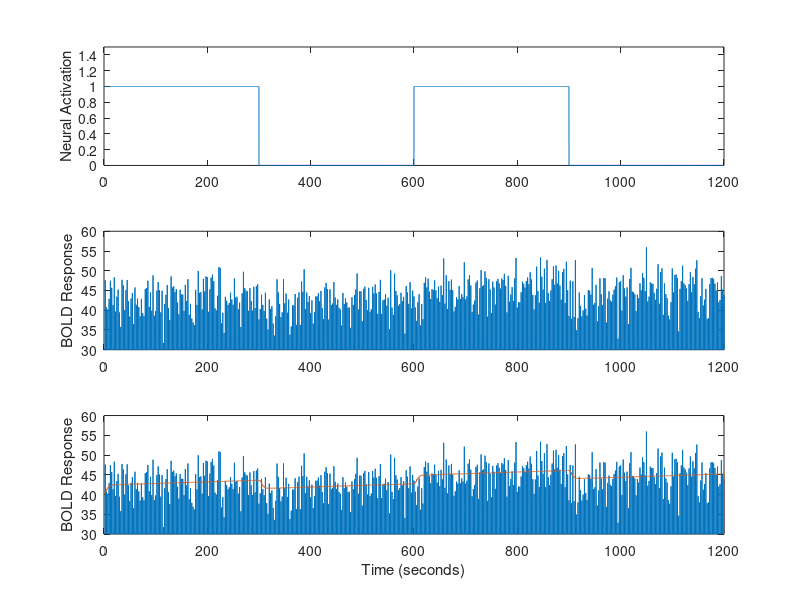

Here is the MATLAB script that generated this plot:
clear all; close all; clc;      %Clear all workspaces

% Define parameters, time, and the hrf
nTRs=480; beta=2.9; B0=40; delta=.01;
betaV=[beta; B0; delta];
t=0:.1:1200; T0=0; n=4; lamda=2;
hrf=((t-T0).^(n-1)).*exp(-(t-T0)/lamda)/((lamda^n)*factorial(n-1));

% Define and plot the boxcar
box=[ones(1,3000),zeros(1,3000),ones(1,3000),zeros(1,3001)];
subplot(3,1,1); plot(t,box); axis([0 1200 0 1.5]); ylabel('Neural Activation');

% Convolve the hrf and boxcar and discretize
B=conv(hrf,box)/10;
tp=0:.1:2400;
for i=1:480
    N(i)=B(i*25);
end;

% Fill the design matrix
X(:,1)=N'; X(:,2)=ones(nTRs,1); X(:,3)=linspace(1, nTRs, nTRs)';

% Create and plot the data
Bdat=X*betaV+normrnd(0,4,[nTRs,1]);
Bdat_plot=zeros(1,12001);
for i=1:480
    Bdat_plot(i*25)=Bdat(i);
end;
subplot(3,1,2); plot(t,Bdat_plot); axis([0 1200 30 60]); ylabel('BOLD Response');

% Estimate the beta vector & error variance
beta_hat=inv(X'*X)*X'*Bdat
Var_e=(Bdat-X*beta_hat)'*(Bdat-X*beta_hat)/(nTRs-1-length(betaV))

% Compute the t statistic
c=[1; 0; 0];
t_stat=c'*beta_hat/sqrt(Var_e*c'*inv(X'*X)*c)

%Plot predicted BOLD response
B_pred=X*beta_hat;
Bpred_plot=zeros(1,12001);
for i=1:480
    Bpred_plot((i-1)*25+1:i*25)=B_pred(i);
end;
subplot(3,1,3); plot(t,Bdat_plot); axis([0 1200 30 60]); 
hold on; plot(t,Bpred_plot); xlabel('Time (seconds)'); ylabel('BOLD Response');
